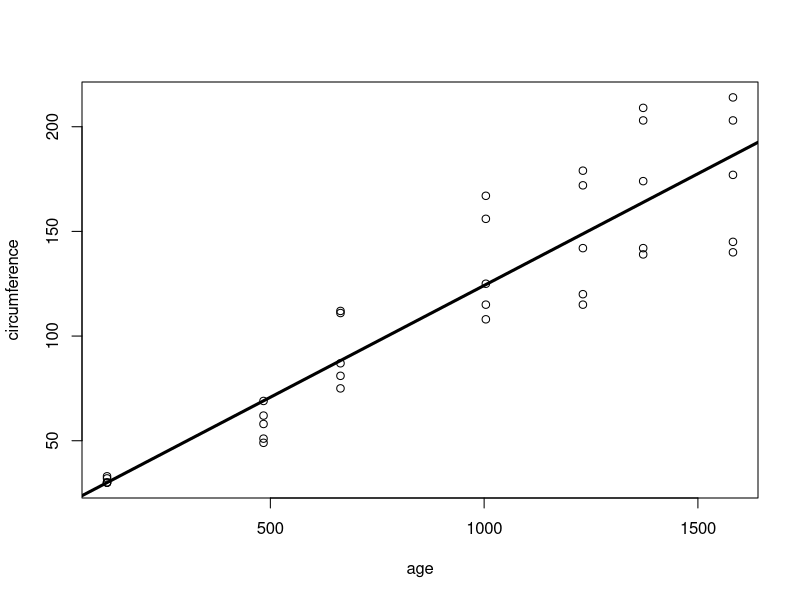

Here is the R script that generated this plot:
## ---- chunk 1
knitr::opts_chunk$set(echo = TRUE)
## ---- chunk 2
summary(Orange)
x.lm<-lm(circumference ~ age, data = Orange)
plot(circumference ~ age, data = Orange)
abline(x.lm, lwd = 3)
fitted(x.lm)
summary(x.lm)

